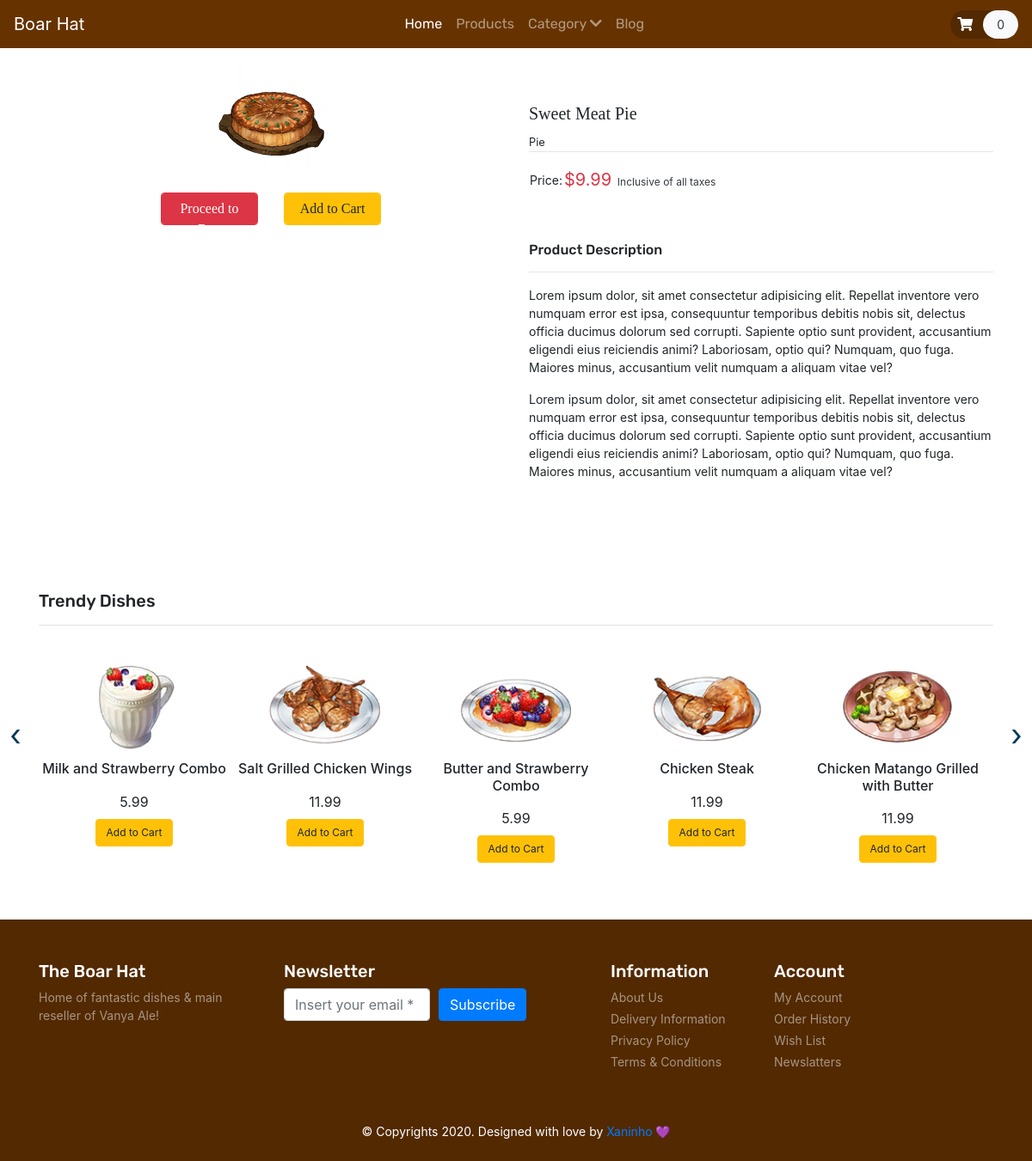
/product.php?item_id=1, run on the app's committed database.
### tables this page shows
CREATE TABLE `dish` (
  `item_id` int(11) NOT NULL,
  `category_id` varchar(200) NOT NULL,
  `item_name` varchar(255) NOT NULL,
  `item_price` double(10,2) NOT NULL,
  `item_image` varchar(255) NOT NULL,
  `item_register` datetime DEFAULT NULL
);

CREATE TABLE `category` (
  `category_id` int(11) NOT NULL,
  `category_name` varchar(100) NOT NULL
);

### database/classes/DBController.php (called while the page is built, shortened)
<?php
class DBController
{
    protected $host = 'localhost';
    protected $user = 'root';
    protected $password = '';
    protected $database = "boar_hat";
    public function __construct()
    {
        $this->con = mysqli_connect($this->host, $this->user, $this->password, $this->database);
    }
}

### database/functions.php (called while the page is built, shortened)
<?php
require ('./database/classes/DBController.php');
require ('./database/classes/Product.php');
$db = new DBController();
$product = new Product($db);
$product_suffle = $product->getData();
$Cart = new Cart($db);

### database/classes/Product.php (called while the page is built, shortened)
<?php
class Product
{
    public $db = null;
    public function __construct(DBController $db)
    {
        $this->db = $db;
    }
    public function getData($table = 'dish'){
        $result = $this->db->con->query("SELECT * FROM {$table}");
        $resultArray = array();
        while ($item = mysqli_fetch_array($result, MYSQLI_ASSOC)){
            $resultArray[] = $item;
        }
        return $resultArray;
    }
    public function getCategoryById($category_id = null){
        if (isset($category_id)){
            $result = $this->db->con->query("SELECT category_name FROM category WHERE category_id = {$category_id}");
        }
        $categoryName = mysqli_fetch_assoc($result);
        return $categoryName['category_name'];
    }
}

### components/_top-sale.php (the view, shortened to what this page needs)
<?php
 $product_suffle = $product->getData();
 shuffle($product_suffle);
 ?>
<section id="top-sale">
  <div class="container py-5">
    <h4 class="font-rubik font-size-20">Trendy Dishes</h4>
    <hr>
    <div class="owl-carousel owl-theme">
      <?php foreach ($product_suffle as $item) { ?>
        <div class="item py-2">
          <div class="product font-rale">
            <a href="<?php printf('%s?item_id=%s', 'product.php', $item['item_id']) ?>"><img src="<?php echo $item['item_image']; ?>" alt="product1" class="img-fluid mx-auto" style="width: 60%;"></a>
            <div class="text-center">
              <h6><?php echo $item['item_name']; ?></h6>
              <div class="price py-2">
                <span><?php echo $item['item_price']; ?></span>
              </div>
              <form method="post">
                <?php
                 if (in_array($item['item_id'], $Cart->getCartId($product->getData('cart')) ?? [] )) {
                   echo '<button type="submit" disabled class="btn btn-success font-size-12">In the Cart</button>';
                 } else {
                   echo '<button type="submit" name="top_sale_submit" class="btn btn-warning font-size-12">Add to Cart</button>';
                 }
                 ?>
              </form>
            </div>
          </div>
        </div>
      <?php } ?>
    </div>
  </div>
</section>

### components/_product-info.php (shortened to what this page needs)
<?php
    $item_id = $_GET['item_id'];
    foreach($product->getData() as $item) :
        if ($item['item_id'] == $item_id) :
?>
<section id="product" class="py-3">
<div class="container">
    <div class="row">
        <div class="col-sm-6 text-center">
            <img src="<?php echo $item['item_image']; ?>" alt="product" class="img-fluid">
            <div class="form-row pt-4 font-size-16 font-baloo d-flex justify-content-center">
                <form method="post" class="btn-group ">
                    <div class="col">
                        <button type="submit" class="btn btn-danger form-control">Proceed to Buy</button>
                    </div>
                    <div class="col">
                    <?php
                    if (in_array($item['item_id'], $Cart->getCartId($product->getData('cart')) ?? [] )) {
                        echo '<button type="submit" disabled class="btn btn-success font-size-16 form-control">In the Cart</button>';
                    } else {
                        echo '<button type="submit" name="product_submit" class="btn btn-warning font-size-16 form-control">Add to Cart</button>';
                    }
                    ?>
                    </div>
                </form>
            </div>
        </div>
        <div class="col-sm-6 py-5">
            <h5 class="font-baloo font-size-20"><?php echo $item['item_name']; ?></h5>
            <small><?php echo $product->getCategoryById($item['category_id']); ?></small>
            <hr class="m-0">
            <table class="my-3">
                <tr class="font-rale font-size-14">
                    <td>Price:</td>
                    <td class="font-size-20 text-danger">$<span><?php echo $item['item_price']?></span><small
                            class="text-dark font-size-12">&nbsp;&nbsp;Inclusive of all taxes</small></td>
                </tr>
            </table>
            <br>
            <div class="size my-3">
            <h6 class="font-rubik">Product Description</h6>
            <hr>
            <p class="font-rale font-size-14">Lorem ipsum dolor, sit amet consectetur adipisicing elit.
                Repellat inventore vero numquam error est ipsa, consequuntur temporibus debitis nobis sit,
                delectus officia ducimus dolorum sed corrupti. Sapiente optio sunt provident, accusantium
                eligendi eius reiciendis animi? Laboriosam, optio qui? Numquam, quo fuga. Maiores minus,
                accusantium velit numquam a aliquam vitae vel?</p>
            <p class="font-rale font-size-14">Lorem ipsum dolor, sit amet consectetur adipisicing elit.
                Repellat inventore vero numquam error est ipsa, consequuntur temporibus debitis nobis sit,
                delectus officia ducimus dolorum sed corrupti. Sapiente optio sunt provident, accusantium
                eligendi eius reiciendis animi? Laboriosam, optio qui? Numquam, quo fuga. Maiores minus,
                accusantium velit numquam a aliquam vitae vel?</p>
            </div>
        </div>
    </div>
</div>
</section>
<?php
    endif;
    endforeach;
?>

### assets/css/style.css (style rules this page uses)
:root { --font-ubuntu: 'Ubuntu', monospace; --color-border: #e5e5e5; }
button, button:focus { outline: none !important; box-shadow: none !important; }
.font-baloo { font-family: "Baloo Thammudu 2", cursive; }
.font-rubik { font-family: "Rubik", cursive; }
.font-size-12 { font-size: 12px; }
.font-size-14 { font-size: 14px; }
.font-size-16 { font-size: 16px; }
.font-size-20 { font-size: 20px; }
#top-sale .owl-carousel .item .product a { overflow: hidden; }
#top-sale .owl-carousel .item .product img { transition: transform 0.5s ease; }

### data on the page
dish: item_image (picture), item_name "Sweet Meat Pie", category.category_name "Pie", item_price "9.99"
dish: item_image (picture), item_name "Milk and Strawberry Combo", item_price "5.99"
dish: item_image (picture), item_name "Salt Grilled Chicken Wings", item_price "11.99"
dish: item_image (picture), item_name "Butter and Strawberry Combo", item_price "5.99"
dish: item_image (picture), item_name "Chicken Steak", item_price "11.99"
dish: item_image (picture), item_name "Chicken Matango Grilled with Butter", item_price "11.99"

### other printed values
count($product->getData('cart')) "0"
